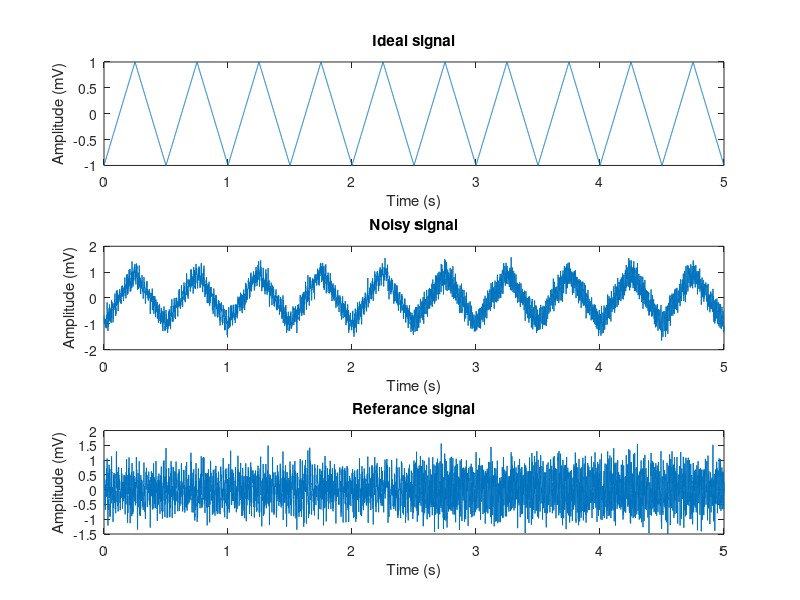

The MATLAB source for this figure: (Note: this script raises an error after producing the figure.)
clear all; clc;

%% generate signals

%generate main signal
%y_i , t , n , n_50 ,n_100 ,x are column vectors
N = 5000; % Number of points
t = linspace(0,5,N)'; % Time vector with fs = 500 Hz
y_i = sawtooth(2*pi*2*t(1:N,1),0.5); % Sawtooth signal

%generate noise componenets
n_50 = 0.2*sin(2*pi*50*t(1:N/2,1)); % Sinusoid at 50 Hz
n_100 = 0.3*sin(2* pi*100*t(N/2+1:N,1)); % Sinusoid at 100 Hz
snr = 10; %10dB
nwg = y_i - awgn(y_i,snr,'measured'); % Gaussian white noise
n = nwg + [n_50; n_100]; %n??(?) + ?50(?) + ?100(?)

%generate noisy signal
x = y_i + n; 

%generate referance signal
a = 1.987;
phi_1 = pi/3; %?1
phi_2 = pi/4; %?2
n_50_100_ph1_ph2 = [ (0.2*sin(2*pi*50*t(1:N/2,1) + phi_1)); (0.3*sin(2* pi*100*t(N/2+1:N,1) + phi_2)) ]; %?50(??50 + ?1) + ?100(??100 + ?2)
r = a*(nwg +  n_50_100_ph1_ph2);%?(???(?) + ?50(??50 + ?1) + ?100(??100 + ?2))

%plot all the input signals and expected outputs for  adaptive filtering
figure('Name', 'Signals use for Adaptive Filtering');
subplot(3,1,1);
plot(t, y_i);
title('Ideal signal');xlabel('Time (s)'), ylabel('Amplitude (mV)');
subplot(3,1,2);
plot(t, x);
title('Noisy signal');xlabel('Time (s)'), ylabel('Amplitude (mV)');
subplot(3,1,3);
plot(t, r);
title('Referance signal');xlabel('Time (s)'), ylabel('Amplitude (mV)');
linkaxes();



%% PART 1 (LMS Algorithm)
%find the best M and mu
M_max = 30;
M_min  = 1;
M_range = M_min : M_max;

mu_min = 0.001; %mu_max depend on the order;
mu_points = 100;
lambda_max= 20*M_max*((x'*x)/length(x));
mu_max = 2/lambda_max;
mu_range = linspace(mu_min, mu_max, mu_points);
mse_values = NaN(M_max , mu_points);
min_mse = 100;
for M = M_range 
    mu_index = 1;
    for mu = mu_range
        [y_hat, W] = LMS(x' , r', M, mu);
        mse_values(M,mu_index) = immse(y_hat', y_i);
        if(mse_values(M,mu_index) <min_mse)
            min_mse = mse_values(M,mu_index);
            opt_M1 = M;
            opt_mu = mu;
            y_hat_opt  = y_hat;
        end
        mu_index = mu_index+1;
        disp(['M = '  num2str(M) ' mu = '  num2str(mu)]);
        
    end
end

figure
surf( M_range,mu_range, mse_values');
title('MSE Variation when Adaptive Filtering(LMS) with diffrerent orders and mu values') 
colorbar
xlabel('M - Order'), ylabel('mu'),zlabel('MSE');
colormap('jet')

disp(['optimum M : ' num2str(opt_M1) ', optimum mu : ' num2str(opt_mu)]);


%plot all the input signals and expected outputs for  adaptive filtering
figure('Name', 'Signals use for Adaptive Filtering');xlabel('Time (s)'), ylabel('Amplitude (mV)');
subplot(4,1,1);
plot(t, y_i);
title('Ideal signal');xlabel('Time (s)'), ylabel('Amplitude (mV)');
subplot(4,1,2);
plot(t, x);
title('Noisy signal');xlabel('Time (s)'), ylabel('Amplitude (mV)');
subplot(4,1,3);
plot(t, y_hat_opt);
title('filtered signal');xlabel('Time (s)'), ylabel('Amplitude (mV)');
subplot(4,1,4)
plot(t,abs(y_hat_opt-y_i'));
title('Absolute Error');xlabel('Time (s)'), ylabel('Amplitude (mV)');
linkaxes();

%% PART 2 (RMS Algorithm)
%find the best M and lambda


M_max = 25;
M_min  = 1;
M_range = M_min : M_max;

lambda_min = 0.8; %mu_max depend on the order;
lambda_points = 100;
lambda_max=1;
lambda_range = linspace(lambda_min, lambda_max, lambda_points);

mse_values = NaN(M_max , lambda_points);
min_mse = 100;
opt_M = 0;
opt_lambda=0;
for M = M_range 
    lambda_index = 1;
    for lambda = lambda_range
        [y_hat, W] =  RLS(x' , r' , M,lambda);
        mse_values(M,lambda_index) = immse(y_hat', y_i);
        if(mse_values(M,lambda_index) <min_mse)
            min_mse = mse_values(M,lambda_index);
            opt_M2 = M;
            opt_lambda = lambda;
            y_hat_opt_2  = y_hat;
        end
        lambda_index = lambda_index+1;
        disp(['M = '  num2str(M) ' lambda = '  num2str(lambda)]);
        
    end
end

figure
surf( M_range,lambda_range, mse_values');
title('MSE Variation when Adaptive Filtering(LMS) with diffrerent orders and lambda values') 
colorbar
xlabel('M - Order'), ylabel('lambda'),zlabel('MSE');
colormap('jet')

disp(['optimum M : ' num2str(opt_M2) ', optimum lambda : ' num2str(opt_lambda)]);



%plot all the input signals and expected outputs for  adaptive filtering
figure('Name', 'Signals use for Adaptive Filtering');
subplot(4,1,1);
plot(t, y_i);
title('Ideal signal');xlabel('Time (s)'), ylabel('Amplitude (mV)');
subplot(4,1,2);
plot(t, x);
title('Noisy signal');xlabel('Time (s)'), ylabel('Amplitude (mV)');
subplot(4,1,3);
plot(t, y_hat_opt_2);
title('filtered signal');xlabel('Time (s)'), ylabel('Amplitude (mV)');
subplot(4,1,4)
plot(t,abs(y_hat_opt_2-y_i'));
title('Absolute Error');xlabel('Time (s)'), ylabel('Amplitude (mV)');
linkaxes();



%% Comparison between LMS_method and RLS_method at their best outputs

mu_cmp = 0.001;
M_cmp_lms = 15;
[err1, W] = LMS(x', r', M_cmp_lms, mu_cmp);

lamda_cmp = 0.999;          
M_cmp_rls = 15;
[err2, W] = RLS(x', r', M_cmp_rls, lamda_cmp);

figure
subplot(2,1,1)
plot(t, abs(err1 - y_i'));
title(['Absolute error when using LMS algorithm mu = ' num2str(mu_cmp) ' M = ' num2str(15)  ]);
xlabel('Time(s)');
ylabel('Voltage (mV)');
grid on
subplot(2,1,2)
plot(t, abs(err2 - y_i'))
title(['Filtered Signal of the ANC filter using the RLS algorithm lambda = ' num2str(lamda_cmp) ' M = ' num2str(15) ]),
xlabel('Time(s)');
ylabel('Voltage (mV)');
grid on



%% Adaptive FIltering use for ECG signal

load('idealECG.mat')
fs = 500;
y_i = idealECG - mean(idealECG);
N = length(y_i);                                  
t = linspace(0,N/fs,N);                  
                  
%generate noise components
n_50 = 0.2*sin(2*pi*50*t(1 : N/2));  %50Hz sin component            
n_100 = 0.3*sin(2* pi*100*t(N/2+1 : N));   %100Hz sin component              
nwg = y_i - awgn(y_i, 10,'measured');  % Gaussian white noise of 10dB
x = y_i + nwg + [n_50 n_100];         % noisy ECG


% Generating refenerace signal
a = 1.987;
phi_1 = pi/4; %?1
phi_2 = pi/3; %?2
n_50_100_ph1_ph2 = [ (0.2*sin(2*pi*50*t(1:N/2) + phi_1)) (0.3*sin(2* pi*100*t(N/2+1:N) + phi_2)) ]; %?50(??50 + ?1) + ?100(??100 + ?2)
r = a*(nwg +  n_50_100_ph1_ph2);%?(???(?) + ?50(??50 + ?1) + ?100(??100 + ?2))

% apply LMS alogrithm to ECG_sig
[y_hat_lms_ecg, W] = LMS(x, r, 15, 0.001);

% apply RLS alogrithm to ECG_sig
[y_hat_rls_ecg, W] = RLS(x, r, 15, 0.999);

%plot all the outputs
figure;
subplot(6,1,1)
plot(t, y_i)
title('Desired ECG signal');xlabel('Time(s)');ylabel('Voltage (mV)');
subplot(6,1,2)
plot(t, x)
title('Noisy ECG signal');xlabel('Time(s)');ylabel('Voltage (mV)');
subplot(6,1,3)
plot(t, y_hat_lms_ecg)
title('Filtered ECG Signal using LMS method M=15 , u=0.001');xlabel('Time(s)');ylabel('Voltage (mV)');
subplot(6,1,4)
plot(t, abs(y_hat_lms_ecg - y_i))
title('Absolute Error (LMS)');xlabel('Time(s)');ylabel('Voltage (mV)');
subplot(6,1,5)
plot(t,y_hat_rls_ecg);
title('Filtered ECG Signal using RLS method M=15 lambda = 0.999'); xlabel('Time(s)');ylabel('Voltage (mV)');
subplot(6,1,6)
plot(t,abs(y_hat_rls_ecg - y_i))
title('Absolute Error (RLS)');xlabel('Time(s)');ylabel('Voltage (mV)');
linkaxes();
